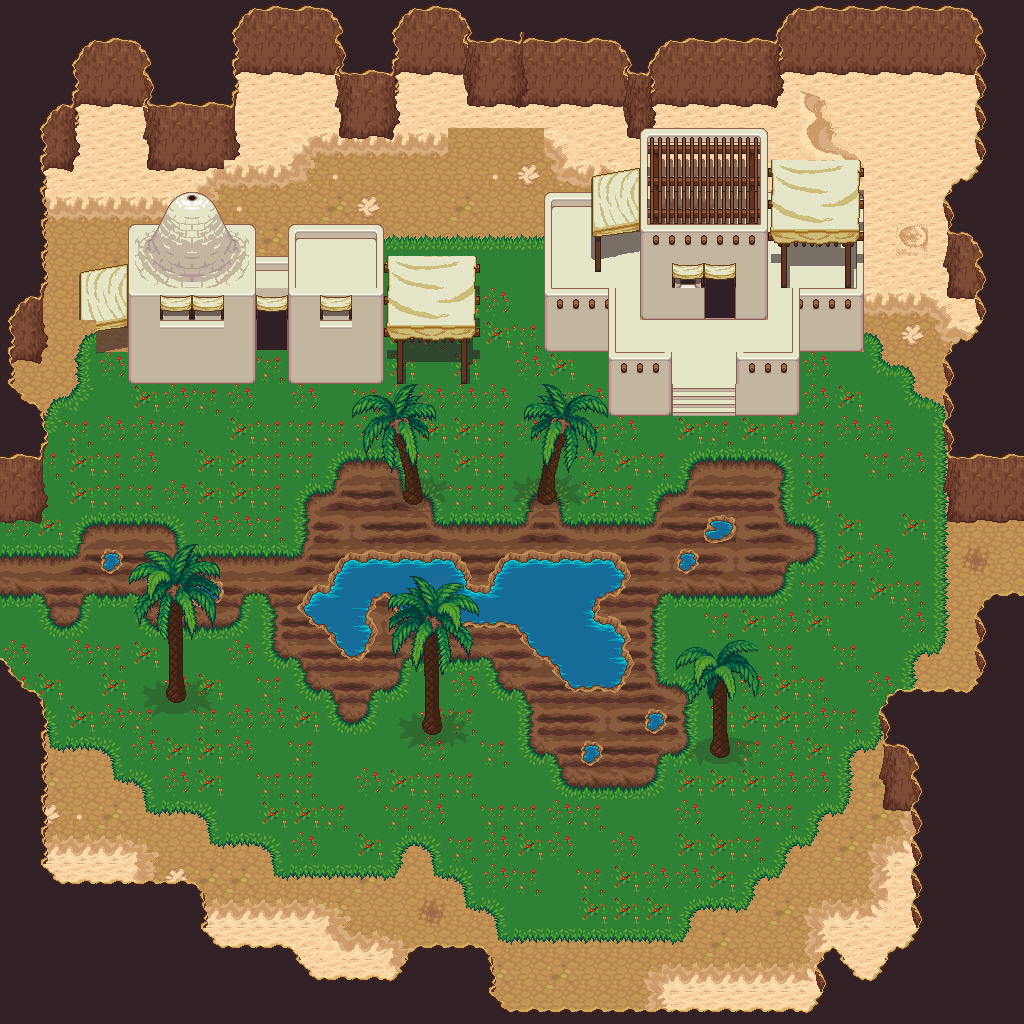

This is a level from a 2D game, rendered from its Tiled map with the project's own tilesets. A one-line summary and the map file follow, with tile-layer data summarised:
An orthogonal 32x32 tile map with 32x32 px tiles, 5 tile layers (Base, Borders, before2, after, ...), 4 tilesets and 12 objects (2x exit).

<map version="1.2" tiledversion="1.2.1" orientation="orthogonal" renderorder="right-down" width="32" height="32" tilewidth="32" tileheight="32" infinite="0" nextlayerid="17" nextobjectid="17">
 <properties>
  <property name="safe" type="bool" value="true" />
 </properties>
 <tileset firstgid="1" source="../assets/lpc_tile_atlas/lpc_tile_atlas.tsx" />
 <tileset firstgid="1025" source="../assets/lpc-beach-desert/lpc-beach-desert.tsx" />
 <tileset firstgid="2049" source="sand.tsx" />
 <tileset firstgid="2157" source="../assets/adobe-2.tsx" />
 <objectgroup color="#0000ff" id="13" name="spawn">
  <object id="7" name="e" type="exit" x="928.666" y="520.666" width="94" height="55.9997" />
  <object id="8" name="w" type="exit" x="1.33333" y="524.667" width="31.3333" height="178.667">
   <properties>
    <property name="exit" value="e" />
    <property name="map" value="02_desert" />
   </properties>
  </object>
 </objectgroup>
 <objectgroup color="#ff0000" id="8" name="obstacles">
  <properties>
   <property name="collidable" type="bool" value="true" />
  </properties>
  <object id="1" x="670.667" y="323.333">
   <polygon points="0,0 -0.666667,90.6667 -61.3333,90.6667 -62,28.6667 -125.333,27.3333 -124.667,-129.333 194,-130 193.333,28 129.333,28 128.667,92 64.6667,92.6667 65.3333,-2.66667" />
  </object>
  <object id="2" x="381.333" y="383.333">
   <properties>
    <property name="collidable" type="bool" value="true" />
   </properties>
   <polygon points="0,0 -252.667,-2.66667 -300,-17.3333 -301.333,-110 97.3333,-110.667 96.6667,-1.33333" />
  </object>
  <object id="3" x="299.5" y="609.5">
   <properties>
    <property name="collidable" type="bool" value="true" />
   </properties>
   <polygon points="0,0 45,-54 159.5,-55 177.5,-27 207.5,-57 316.5,-56.5 334,-31.5 318,-13.5 318,11.5 332.5,31 335,57 318.5,83 272,83.5 212.5,18 113.5,19.5 90,-6.5 69.5,5.5 79.5,23 62.5,50 44.5,48" />
  </object>
  <object id="6" x="160" y="673.333" width="30.6667" height="30" />
  <object id="11" x="416" y="706" width="30.6667" height="30">
   <properties>
    <property name="collidable" type="bool" value="true" />
   </properties>
  </object>
  <object id="12" x="705" y="737" width="30.6667" height="30">
   <properties>
    <property name="collidable" type="bool" value="true" />
   </properties>
  </object>
  <object id="13" x="531" y="481" width="30.6667" height="30">
   <properties>
    <property name="collidable" type="bool" value="true" />
   </properties>
  </object>
  <object id="14" x="399.333" y="480.667" width="30.6667" height="30">
   <properties>
    <property name="collidable" type="bool" value="true" />
   </properties>
  </object>
  <object id="15" x="1024" y="640">
   <properties>
    <property name="collidable" type="bool" value="true" />
   </properties>
   <polygon points="0,0 -45.3333,0.666667 -46,80.6667 -140.667,80.6667 -140.667,166.667 -112.667,172 -109.333,334.667 -150,371.333 -183.333,351.333 -200,385.333 -526.667,385.333 -558.667,363.333 -560.667,336.667 -594,336.667 -626.667,364 -702,384 -736,353.333 -832.667,354.667 -833.333,288.667 -978,289.333 -977.333,96.6667 -1012,62.6667 -1027.33,64 -1024.67,385.333 -698,394 0,384.667" />
  </object>
  <object id="16" x="1025" y="521">
   <properties>
    <property name="collidable" type="bool" value="true" />
   </properties>
   <polygon points="0,0 -77.5,0 -79.5,-138 -45,-169 -46.5,-224 -78.5,-223.5 -79,-296 -47.5,-327.5 -47.5,-448.5 -242,-447.5 -241.5,-412.5 -370,-416 -370.5,-381 -399.5,-383.5 -401.5,-414.5 -561,-415 -562.5,-446 -624,-446 -625,-382.5 -690,-383.5 -692,-444 -782.5,-445.5 -785.5,-350 -881.5,-349 -882,-413.5 -947,-414.5 -949,-347.5 -976.5,-348.5 -979.5,-157 -1012,-157 -1010.5,-106 -981,-84 -980,1 -1022.5,2 -1023.5,-522 -2.5,-521" />
  </object>
 </objectgroup>
 <layer id="14" name="Base" width="32" height="32">
  <data>[1024 cells, 1024 non-empty, 26 distinct tile ids]</data>
 </layer>
 <layer id="16" name="Borders" width="32" height="32">
  <data>[1024 cells, 324 non-empty, 101 distinct tile ids]</data>
 </layer>
 <layer id="11" name="before2" width="32" height="32">
  <data>[1024 cells, 267 non-empty, 35 distinct tile ids]</data>
 </layer>
 <objectgroup id="9" name="units" />
 <layer id="6" name="after" width="32" height="32">
  <data>[1024 cells, 198 non-empty, 89 distinct tile ids]</data>
 </layer>
 <layer id="7" name="after2" width="32" height="32">
  <data>[1024 cells, 40 non-empty, 29 distinct tile ids]</data>
 </layer>
</map>
